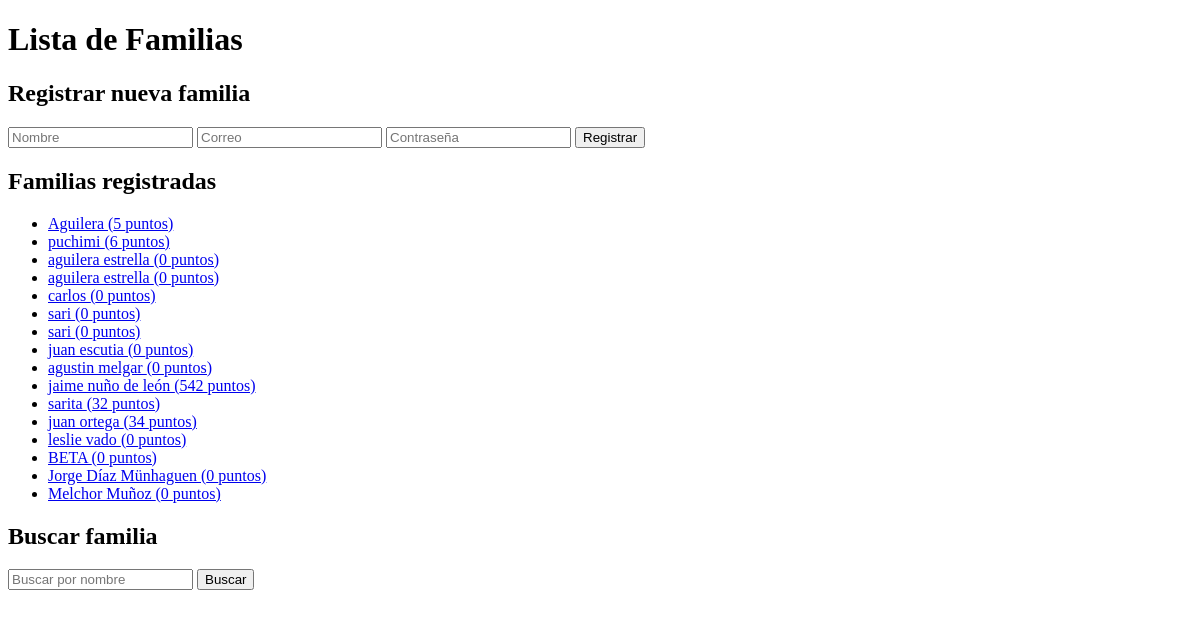
Page /lista_familias on the earlier database version.
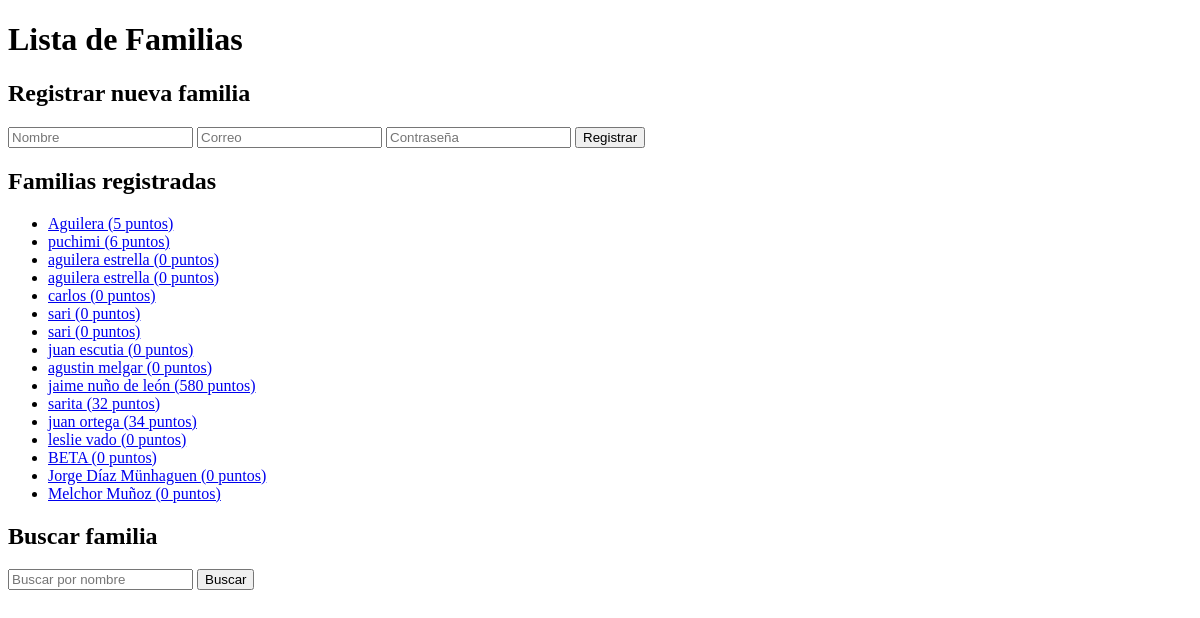
Same page on the later database version.
### app/models.py (models this page shows)
class Familia(db.Model):
    id = db.Column(db.Integer, primary_key=True)
    nombre = db.Column(db.String(100), nullable=False)
    correo = db.Column(db.String(100), unique=True, nullable=False)
    password = db.Column(db.String(100), nullable=False)
    puntos = db.Column(db.Integer, default=0)

### app/routes.py (the view, shortened to what this page needs)
@app.route('/lista_familias', methods=['GET', 'POST'])
def lista_familias():
    termino_busqueda = request.args.get('buscar', '').strip()
    if termino_busqueda:
        termino_normalizado = quitar_acentos(termino_busqueda.lower())
        familias = Familia.query.all()
        familias = [
            f for f in familias
            if termino_normalizado in quitar_acentos(f.nombre.lower())
        ]
    else:
        familias = Familia.query.all()
    return render_template('lista_familias.html', familias=familias, buscar=termino_busqueda)

### app/templates/lista_familias.html (shortened to what this page needs)
<!DOCTYPE html>
<html>
<head>
</head>
<body>
    <h1>Lista de Familias</h1>
<h2>Registrar nueva familia</h2>
<form method="POST" action="{{ url_for('lista_familias') }}">
    <input type="text" name="nombre" placeholder="Nombre" required>
    <input type="email" name="correo" placeholder="Correo" required>
    <input type="password" name="password" placeholder="Contraseña" required>
    <button type="submit">Registrar</button>
</form>
    <h2>Familias registradas</h2>
    <ul>
        {% for familia in familias %}
            <li>
                <a href="{{ url_for('ver_familia', familia_id=familia.id) }}">
                    {{ familia.nombre }} ({{ familia.puntos }} puntos)
                </a>
            </li>
        {% else %}
            <li>No hay familias registradas.</li>
        {% endfor %}
    </ul>
    <h2>Buscar familia</h2>
<form method="GET" action="{{ url_for('lista_familias') }}">
    <input type="text" name="buscar" placeholder="Buscar por nombre" value="{{ buscar or '' }}">
    <button type="submit">Buscar</button>
</form>
</body>
</html>

Differences in the rows shown:
changed Familia "jaime nuño de león": puntos "542" → "580"
